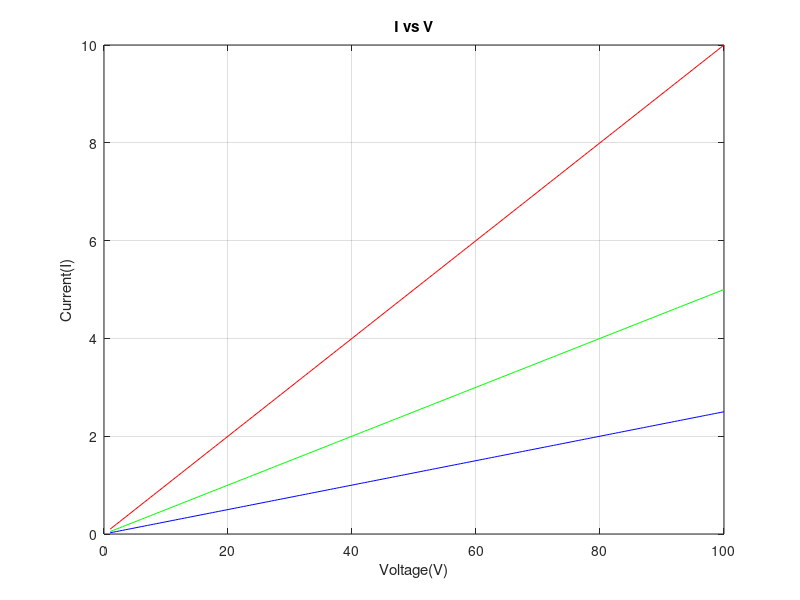

Write MATLAB code to recreate this figure.
%To implement ohm's law formula,we need a resistor R and voltage V across
%it
R1 = 10;
R2 = 20;
R3 = 40;
%Taking a vector V contaning values of V
V = 1:0.5:100;   %Range of V is from 1 to 100 with 0.5 V interval
I1 = V/R1;
I2 = V/R2;
I3 = V/R3;
%plotting the graph V vs I, Green line.
plot(V,I1,"r",V,I2,"g",V,I3,"b")
grid on;
%modifying the plot.
title("I vs V")
xlabel("Voltage(V)")
ylabel("Current(I)")
%saveas(gcf, 'Fig1.png');